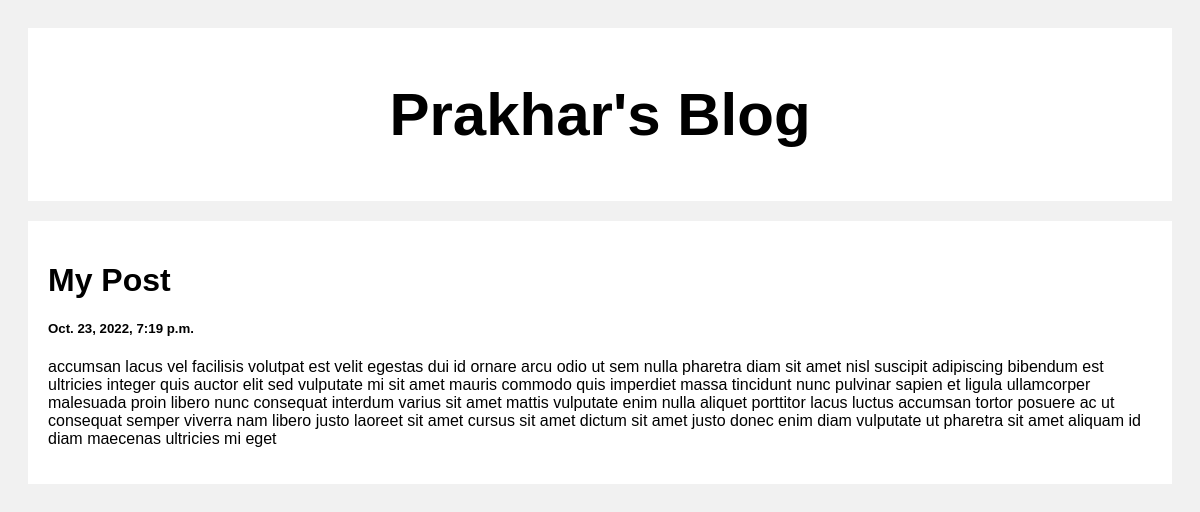
Screenshot of /post/3 with the database file from the repository.
### posts/models.py (models this page shows)
class Post(models.Model):
    title= models.CharField(max_length=100)
    body = models.CharField(max_length=1000000)
    created_at = models.DateTimeField(default=datetime.now, blank=True)

### posts/views.py (the view)
# urls.py: path("post/<str:pk>", views.post, name="post")
def post(request, pk):
    posts = Post.objects.get(id=pk)
    content = {
        "posts": posts
    }
    return render(request, "posts.html", content)

### templates/posts.html (shortened to what this page needs)
<!DOCTYPE html>
<html>
<head>
</head>
<body>
<div class="header">
  <h2>Prakhar's Blog</h2>
</div>
<div class="row">
  <div class="leftcolumn">
    <div class="card">
        <h1>{{posts.title}}</h1>
        <h5>{{posts.created_at}}</h5>
        <p>{{posts.body}}</p>
    </div>
  </div>
</div>
</body>
</html>

### templates/posts.html (style rules this page uses)
* { box-sizing: border-box; }
body { font-family: Arial; padding: 20px; background: #f1f1f1; }
.header { padding: 2px; font-size: 40px; text-align: center; background: white; }
.leftcolumn { float: left; width: 100%; }
.card { background-color: white; padding: 20px; margin-top: 20px; }
.row:after { content: ""; display: table; clear: both; }

### rows the page displays
Post: title "My Post", created_at "Oct. 23, 2022, 7:19 p.m.", body "accumsan lacus vel facilisis volutpat est velit egestas dui id ornare arcu odio ut sem nulla pharetra diam sit amet nisl suscipit adipiscing bibendum est ultricies integer quis auctor elit sed vulputate mi sit amet mauris commodo quis imperdiet massa tincidunt nunc pulvinar sapien et ligula ullamcorper malesuada proin libero nunc consequat interdum varius sit amet mattis vulputate enim nulla aliquet porttitor lacus luctus accumsan tortor posuere ac ut consequat semper viverra nam libero justo laoreet sit amet cursus sit amet dictum sit amet justo donec enim diam vulputate ut pharetra sit amet aliquam id diam maecenas ultricies mi eget"
